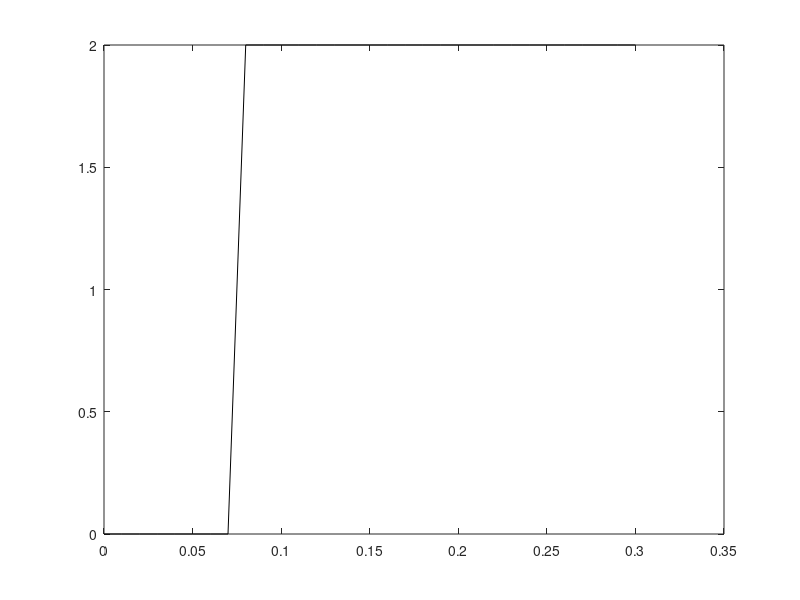
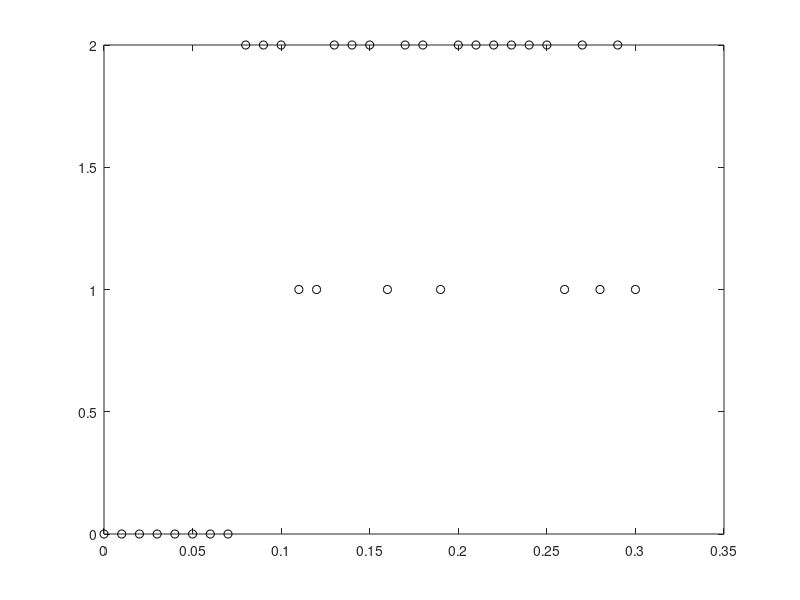
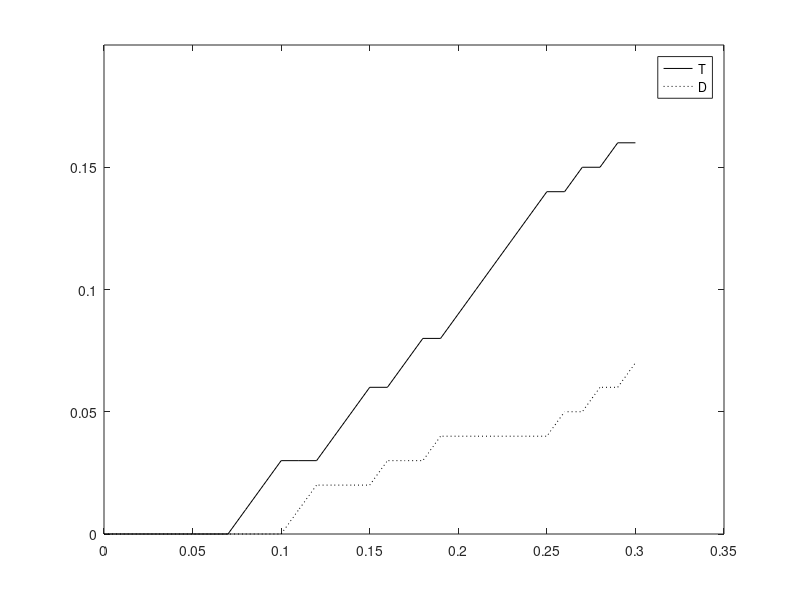
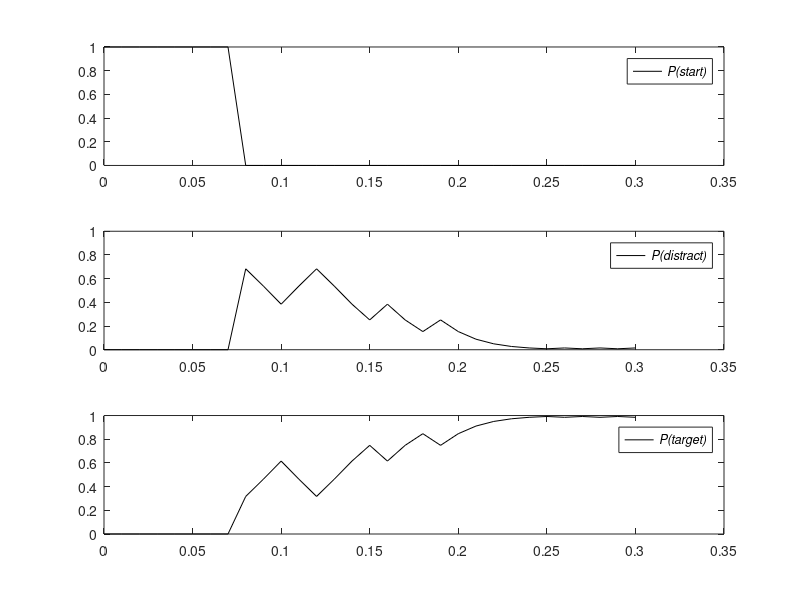

Reproduce these figures in MATLAB, in order.
%NBSURPRISEMODEL_DAYAN   HMM model of NE activity.
%   NBSURPRISEMODEL_DAYAN implements the hidden Markov model for
%   norepinephrine release presented in the reference below.
%
%   Reference:
%   Dayan P, Yu JA (2006) Phasic norepinephrine: A neural interrupt signa;
%   for unexpected events. Network: Computation in Neural Systems
%   17(4):335-350

%% parameters

dt = 0.01;   % time step
T = 0:dt:0.3;   % time
q = zeros(size(T));
q(6:10) = 1./(11-(6:10));   % temporal hazard fcn. (state transition prob.)
eta = 0.65;   % difficulty

%% simulate trial

% Simulate
k = 0;
[S X] = deal(nan(size(T)));   % STATES, OUTPUTS
for t = T
    k = k + 1;
    
    if k == 1 || S(k-1) == 0
        r = rand;
        if r > 1 - q(k)
            r = rand;
            if r < 0.8
                S(k) = 1;   % STATE: 1 = distract
            else
                S(k) = 2;   % STATE: 2 = target
            end
        else
            S(k) = 0;   % STATE: 0 = start
        end
    else
        S(k) = S(k-1);
    end
    
    switch S(k)
        case 0   % start STATE
            X(k) = 0;   % no OUTPUT
        case 1   % distract STATE
            r = rand;
            if r < eta
                X(k) = 1;   % OUTPUT: 1 = D
            else
                X(k) = 2;   % OUTPUT: 2 = T
            end
        case 2  % target STATE
            r = rand;
            if r < eta
                X(k) = 2;   % OUTPUT: 2 = T
            else
                X(k) = 1;   % OUTPUT: 1 = D
            end
    end
end

% Plot
figure
plot(T,S,'k')   % STATE

figure
plot(T,X,'ko')   % OUTPUT

figure
plot(T,cumsum(X==2).*dt,'k');    % cumulative observation of T
hold on
plot(T,cumsum(X==1).*dt,'k:');   % cumulative observation of D
ylim([0 T(end)-10*dt])
legend({'T' 'D'})

%% exact probabilistic inference

p_Xt_St = [1 0 0; 0 eta 1-eta; 0 1-eta eta];   % p(x_t|s_t) output probability matrix
% row 1: s_t = 0
% row 2: s_t = 1
% row 3: s_t = 2
% column 1: x_t = 0
% column 2: x_t = 1
% column 3: x_t = 2

% Inference
k = 1;
[Ps Pd Pt] = deal(nan(size(T)));   % state probabilities based on output observations
Ps(1) = 1;   % prob. of start STATE: 1 in the first step
Pd(1) = 0;   % prob. of distract STATE: 0 in the first step
Pt(1) = 0;   % prob. of target STATE: 0 in the first step
for t = T(2:end)
    k = k + 1;
    Ps(k) = p_Xt_St(1,X(k)+1) * (1-q(k)) * Ps(k-1);
    Pd(k) = p_Xt_St(2,X(k)+1) * (0.8 * q(k) * Ps(k-1) + Pd(k-1));
    Pt(k) = p_Xt_St(3,X(k)+1) * (0.2 * q(k) * Ps(k-1) + Pt(k-1));
end

% Normalize probabilities
C = Ps + Pd + Pt;
Ps = Ps ./ C;
Pd = Pd ./ C;
Pt = Pt ./ C;

% Plot
figure
subplot(3,1,1)
plot(T,Ps,'k');    % P(start)
ylim([0 1])
legend({'\itP(start)'})
subplot(3,1,2)
plot(T,Pd,'k');    % P(distract)
ylim([0 1])
legend({'\itP(distract)'})
subplot(3,1,3)
plot(T,Pt,'k');    % P(target)
ylim([0 1])
legend({'\itP(target)'})

%% trial outcome

% Target probability reaches threshold
if any(Pt>0.95)
    response_time1 = T(find(Pt>0.95,1,'first'));   % upper limit: response
else
    response_time1 = Inf;
end
if any(Pt<0.01&Ps==0)
    response_time0 = T(find(Pt<0.01&Ps==0,1,'first'));   % lower limit: no response
else
    response_time0 = Inf;
end

% Animal response
if response_time1 < response_time0
    R = 1;   % animal response
else
    R = 0;   % no response
end

% Trial outcome
if S(end) == 1   % distract STATE 
    if R == 1   % animal response
        O = 'fa';   % false alarm
    else   % no response
        O = 'cr';   % correct rejection
    end
else   % target STATE
    if R == 1   % animal response
        O = 'hit';   % hit
    else   % no response
        O = 'miss';   %  miss
    end
end
disp(O)

%% NE signal

NE = Pt / 0.2;   % P(target|X) / P(target)

% Plot
figure
plot(T,NE,'k')
ylim([0 5])
